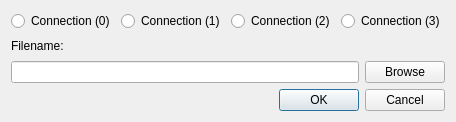
<?xml version="1.0" encoding="UTF-8"?>
<ui version="4.0">
 <class>SaveXCPConfigDialog</class>
 <widget class="QDialog" name="SaveXCPConfigDialog">
  <property name="geometry">
   <rect>
    <x>0</x>
    <y>0</y>
    <width>414</width>
    <height>122</height>
   </rect>
  </property>
  <property name="windowTitle">
   <string>Export XCP Config</string>
  </property>
  <property name="windowIcon">
   <iconset resource="../Icons.qrc">
    <normaloff>:/Icons/car.png</normaloff>:/Icons/car.png</iconset>
  </property>
  <layout class="QVBoxLayout" name="verticalLayout_2">
   <item>
    <layout class="QHBoxLayout" name="horizontalLayout">
     <item>
      <widget class="QRadioButton" name="radioButtonCon0">
       <property name="text">
        <string>Connection (0)</string>
       </property>
      </widget>
     </item>
     <item>
      <widget class="QRadioButton" name="radioButtonCon1">
       <property name="text">
        <string>Connection (1)</string>
       </property>
      </widget>
     </item>
     <item>
      <widget class="QRadioButton" name="radioButtonCon2">
       <property name="text">
        <string>Connection (2)</string>
       </property>
      </widget>
     </item>
     <item>
      <widget class="QRadioButton" name="radioButtonCon3">
       <property name="text">
        <string>Connection (3)</string>
       </property>
      </widget>
     </item>
    </layout>
   </item>
   <item>
    <layout class="QVBoxLayout" name="verticalLayout">
     <item>
      <widget class="QLabel" name="label">
       <property name="text">
        <string>Filename:</string>
       </property>
      </widget>
     </item>
     <item>
      <layout class="QHBoxLayout" name="horizontalLayout_2">
       <item>
        <widget class="QLineEdit" name="lineEditBrowse"/>
       </item>
       <item>
        <widget class="QPushButton" name="pushButtonBrowse">
         <property name="text">
          <string>Browse</string>
         </property>
        </widget>
       </item>
      </layout>
     </item>
    </layout>
   </item>
   <item>
    <widget class="QDialogButtonBox" name="buttonBox">
     <property name="orientation">
      <enum>Qt::Horizontal</enum>
     </property>
     <property name="standardButtons">
      <set>QDialogButtonBox::Cancel|QDialogButtonBox::Ok</set>
     </property>
    </widget>
   </item>
  </layout>
 </widget>
 <resources>
  <include location="../Icons.qrc"/>
 </resources>
 <connections>
  <connection>
   <sender>buttonBox</sender>
   <signal>accepted()</signal>
   <receiver>SaveXCPConfigDialog</receiver>
   <slot>accept()</slot>
   <hints>
    <hint type="sourcelabel">
     <x>248</x>
     <y>254</y>
    </hint>
    <hint type="destinationlabel">
     <x>157</x>
     <y>274</y>
    </hint>
   </hints>
  </connection>
  <connection>
   <sender>buttonBox</sender>
   <signal>rejected()</signal>
   <receiver>SaveXCPConfigDialog</receiver>
   <slot>reject()</slot>
   <hints>
    <hint type="sourcelabel">
     <x>316</x>
     <y>260</y>
    </hint>
    <hint type="destinationlabel">
     <x>286</x>
     <y>274</y>
    </hint>
   </hints>
  </connection>
 </connections>
</ui>
